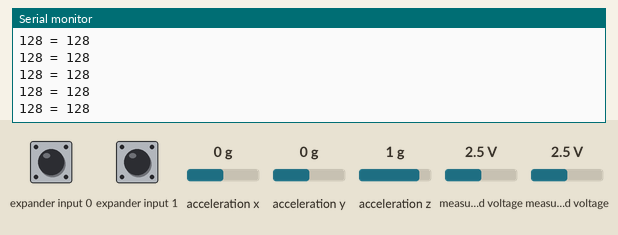
This sketch was run on a simulated Arduino Uno, built with avr-gcc and run on an emulated ATmega328P. Shown: the last lines printed to the serial monitor. Wiring (inferred from the names in the program): Wii Nunchuk at I2C address 0x52. The inputs (shaded band) are chosen by the test bench; at power-on: measured voltage 2.5 V, expander input 0 HIGH, expander input 1 HIGH, acceleration x 0 g, acceleration y 0 g, acceleration z 1 g.

Above: at 1.3 s.
1.4 s: measured voltage (sensor 200) set to 1.2 V
At 1.42 s:
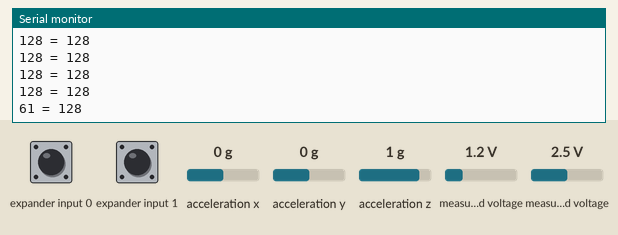
4.4 s: measured voltage (sensor 201) set to 0.1 V
At 4.46 s:
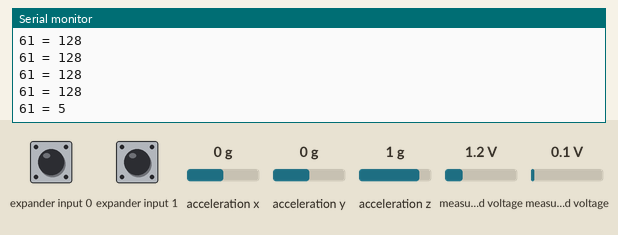
5.9 s: measured voltage (sensor 200) set to 0.1 V
At 5.98 s:
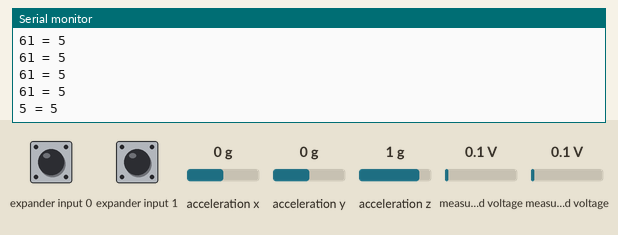
7.4 s: measured voltage (sensor 201) set to 1.2 V
At 7.4 s:
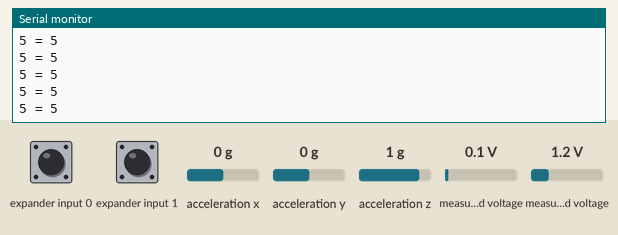
Timing chart, 0 to 9.9 s (numbered marks = the images above; inputs shaded):
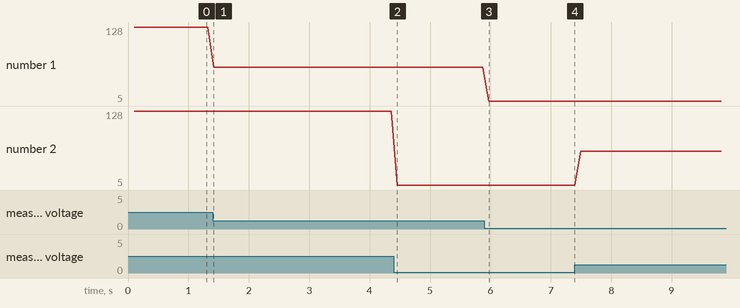

Measured:
- after the input at 1.4 s, the serial monitor: prints a new line at once (image 1)
- after the input at 4.4 s, the serial monitor: prints a new line after 0.06 s (image 2)
- after the input at 5.9 s, the serial monitor: prints a new line after 0.08 s (image 3)
- plotted number 1: 128 → 61 after the input at 1.4 s
- plotted number 2: 128 → 5 after the input at 4.4 s

The sketch:

Wii_nunchuck.ino
```cpp
/*
 * nunchuck_lines sketch
 * sends data to Processing to draw line that follows nunchuck movement
 */

#include <Wire.h> // initialize wire

const int vccPin = A3;   // +v provided by pin 17
const int gndPin = A2;   // gnd provided by pin 16

const int dataLength = 6;          // number of bytes to request
static byte rawData[dataLength];   // array to store nunchuck data

enum nunchuckItems { joyX, joyY, accelX, accelY, accelZ, btnZ, btnC };

void setup() {
  pinMode(gndPin, OUTPUT); // set power pins to the correct state
  pinMode(vccPin, OUTPUT);
  digitalWrite(gndPin, LOW);
  digitalWrite(vccPin, HIGH);
  delay(100);  // wait for things to stabilize

  Serial.begin(9600);
  nunchuckInit();
}

void loop(){
  nunchuckRead();
  int acceleration = getValue(accelY);
//  if((acceleration >= 75) && (acceleration <= 185))
//  {
    //map returns a value from 0 to 63 for values from 75 to 185
    //byte  x = map(acceleration, 75, 185, 0, 63);
    //Serial.write(x);
//    Serial.println(getValue(joyY)*10000 + getValue(joyX));

      Serial.print(getValue(joyX));
      Serial.print(" = ");
      Serial.println(getValue(joyY));

//  }
  delay(100); // the time in milliseconds between redraws
}

void nunchuckInit(){
  Wire.begin();                // join i2c bus as master
  Wire.beginTransmission(0x52);// transmit to device 0x52
  Wire.write((byte)0x40);      // sends memory address
  Wire.write((byte)0x00);      // sends sent a zero.
  Wire.endTransmission();      // stop transmitting
}

// Send a request for data to the nunchuck
static void nunchuckRequest(){
  Wire.beginTransmission(0x52);// transmit to device 0x52
  Wire.write((byte)0x00);      // sends one byte
  Wire.endTransmission();      // stop transmitting
}

// Receive data back from the nunchuck,
// returns true if read successful, else false
boolean nunchuckRead(){
  int cnt=0;
  Wire.requestFrom (0x52, dataLength); // request data from nunchuck
  while (Wire.available ()) {
    rawData[cnt] = nunchuckDecode(Wire.read());
    cnt++;
  }
  nunchuckRequest();  // send request for next data payload
  if (cnt >= dataLength)
    return true;     // success if all 6 bytes received
  else
    return false;    //failure
}

// Encode data to format that most wiimote drivers except
static char nunchuckDecode (byte x) {
  return (x ^ 0x17) + 0x17;
}

int getValue(int item){
  if (item <= accelZ)
    return (int)rawData[item];
  else if (item  == btnZ)
    return bitRead(rawData[5], 0) ? 0: 1;
  else if (item  == btnC)
    return bitRead(rawData[5], 1) ? 0: 1;
}
```
